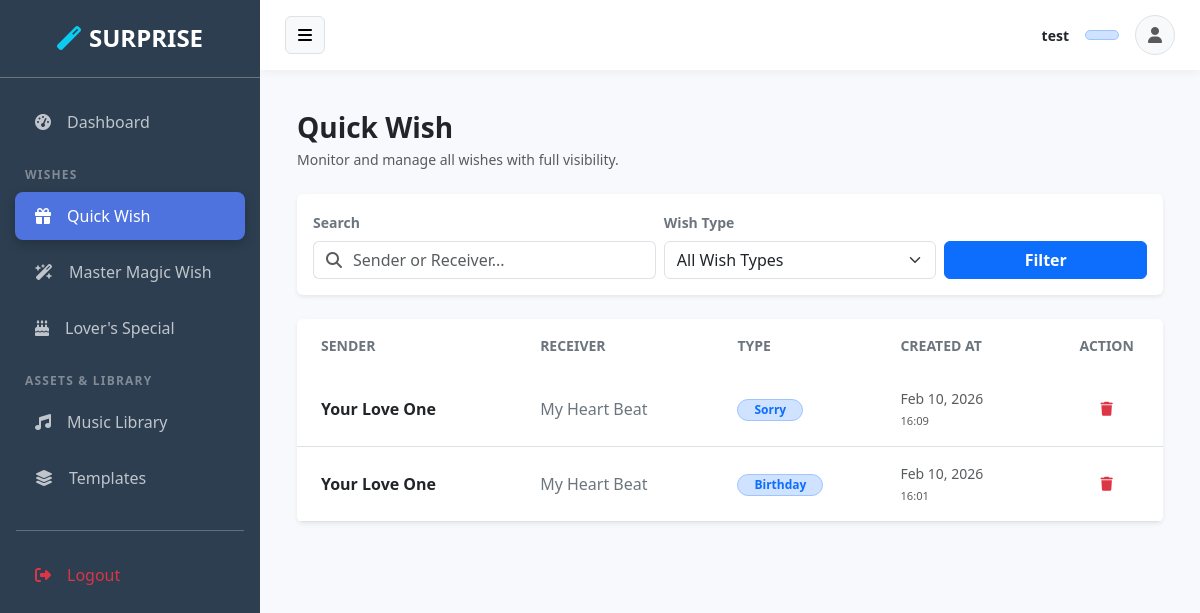
Page /backend/wishes/ (signed in) on the committed database.
### accounts/models.py (models this page shows, shortened)
class CustomUser(AbstractUser):
    profile_picture = models.ImageField(upload_to='profile_pics/', null=True, blank=True)

### magic_wish/models.py (models this page shows, shortened)
class Wish(models.Model):
    id = models.UUIDField(primary_key=True, default=uuid.uuid4, editable=False)
    slug = models.SlugField(max_length=255, unique=True, blank=True, null=True, db_index=True)
    wish_type = models.CharField(max_length=50, default='birthday')
    template_name = models.CharField(max_length=50, default='heart_shape')
    sender_name = models.CharField(max_length=100)
    receiver_name = models.CharField(max_length=100)
    message = models.TextField()
    meta_title = models.CharField(max_length=255, blank=True, null=True)
    meta_description = models.TextField(max_length=200, blank=True, null=True)
    selected_music = models.ForeignKey(MusicLibrary, on_delete=models.SET_NULL, null=True, blank=True)
    custom_music = models.FileField(upload_to='custom_music/', null=True, blank=True)
    created_at = models.DateTimeField(auto_now_add=True)
    class Meta:
        ordering = ['-created_at']

### magic_wish/views.py (the view)
# urls.py: path('backend/wishes/', views.admin_wish_list, name='admin_wish_list'),
@staff_member_required
def admin_wish_list(request):
    query = request.GET.get('q', '')
    wish_type = request.GET.get('type', '')
    wishes = Wish.objects.all().order_by('-created_at')
    if query:
        wishes = wishes.filter(Q(sender_name__icontains=query) | Q(receiver_name__icontains=query))
    if wish_type:
        wishes = wishes.filter(wish_type__iexact=wish_type)
    paginator = Paginator(wishes, 15)
    page_number = request.GET.get('page')
    page_obj = paginator.get_page(page_number)
    return render(request, 'backend/magic_wish/wish_list.html', {
        'wishes': page_obj,
        'query': query,
        'wish_type': wish_type,
        'types': WISH_TYPES_LIST
    })

### wish_generator/context_processors.py (called while the page is built)
def common_types(request):
    return {
        'types': [
            'Birthday', 'Anniversary', 'Love', 'Sorry',
            'Friendship', 'Good Luck', 'Graduation', 'Thank You',
            'New Year', 'Miss You', 'Proposal', 'Festival'
        ]
    }

### templates/backend/magic_wish/wish_list.html (shortened to what this page needs)
{% extends 'backend/base.html' %}
{% block content %}
<div class="container-fluid py-3">
    <div class="mb-4">
        <h3 class="fw-bold text-dark mb-1"> Quick Wish</h3>
        <p class="text-muted small">Monitor and manage all wishes with full visibility.</p>
    </div>
    <div class="card border-0 shadow-sm mb-4">
        <div class="card-body p-3">
            <form method="GET" class="row g-2 align-items-end">
                <div class="col-12 col-md-5">
                    <label class="form-label small fw-bold text-secondary">Search</label>
                    <div class="input-group">
                        <span class="input-group-text bg-white border-end-0 text-muted"><i class="fas fa-search"></i></span>
                        <input type="text" name="q" class="form-control border-start-0 ps-0" placeholder="Sender or Receiver..." value="{{ query }}">
                    </div>
                </div>
                <div class="col-12 col-sm-6 col-md-4">
                    <label class="form-label small fw-bold text-secondary">Wish Type</label>
                    <select name="type" class="form-select">
                        <option value="">All Wish Types</option>
                    </select>
                </div>
                <div class="col-12 col-sm-6 col-md-3">
                    <button type="submit" class="btn btn-primary w-100 fw-bold">Filter</button>
                </div>
            </form>
        </div>
    </div>
    <div class="card border-0 shadow-sm overflow-hidden">
        <div class="card-body p-0">
            <div class="table-responsive d-none d-md-block">
                <table class="table table-hover align-middle mb-0">
                    <thead class="bg-light">
                        <tr>
                            <th class="ps-4 py-3 text-uppercase small fw-bold text-secondary border-0">Sender</th>
                            <th class="py-3 text-uppercase small fw-bold text-secondary border-0">Receiver</th>
                            <th class="py-3 text-uppercase small fw-bold text-secondary border-0">Type</th>
                            <th class="py-3 text-uppercase small fw-bold text-secondary border-0">Created At</th>
                            <th class="py-3 text-uppercase small fw-bold text-secondary border-0 text-center">Action</th>
                        </tr>
                    </thead>
                    <tbody>
                        {% for wish in wishes %}
                        <tr>
                            <td class="ps-4 py-3 fw-bold text-dark">{{ wish.sender_name }}</td>
                            <td class="py-3 text-secondary">{{ wish.receiver_name }}</td>
                            <td class="py-3">
                                <span class="badge rounded-pill bg-primary-subtle text-primary border border-primary-subtle px-3">
                                    {{ wish.wish_type|title }}
                                </span>
                            </td>
                            <td class="py-3 small text-muted">
                                {{ wish.created_at|date:"M d, Y" }} <br>
                                <span style="font-size: 0.7rem;">{{ wish.created_at|date:"H:i" }}</span>
                            </td>
                            <td class="py-3 text-center">
                                <button class="btn btn-sm btn-outline-danger border-0 rounded-circle"
                                        onclick="confirmDeleteWish('{{ wish.id }}', '{{ wish.sender_name }}')">
                                    <i class="fas fa-trash"></i>
                                </button>
                            </td>
                        </tr>
                        {% endfor %}
                    </tbody>
                </table>
            </div>
        </div>
    </div>
</div>
{% endblock %}

### templates/backend/base.html (shortened to what this page needs)
<!DOCTYPE html>
<html lang="en">
<head>
    <link href="https://cdn.jsdelivr.net/npm/bootstrap@5.3.0/dist/css/bootstrap.min.css" rel="stylesheet">
    <link rel="stylesheet" href="https://cdnjs.cloudflare.com/ajax/libs/font-awesome/6.4.0/css/all.min.css">
</head>
<body>
<div class="d-flex">
    <nav id="sidebar">
        <div class="p-4 text-center border-bottom border-secondary mb-3">
            <h4 class="fw-bold m-0"><i class="fas fa-magic me-2 text-info"></i>SURPRISE</h4>
        </div>
        <div class="nav flex-column mb-4">
            <a href="{% url 'admin_dashboard' %}" class="nav-link {% if request.resolver_match.url_name == 'admin_dashboard' %}active{% endif %}">
                <i class="fas fa-tachometer-alt me-3"></i> Dashboard
            </a>
            <div class="mt-3 mb-1 section-label text-uppercase fw-bold">Wishes</div>
            <a href="{% url 'admin_wish_list' %}" class="nav-link {% if request.resolver_match.view_name == 'admin_wish_list' %}active{% endif %}">
                <i class="fas fa-gift me-3"></i> Quick Wish
            </a>
            <a href="{% url 'admin_interactive_list' %}" class="nav-link {% if request.resolver_match.url_name == 'admin_interactive_list' %}active{% endif %}">
                <i class="fas fa-wand-magic-sparkles me-3"></i> Master Magic Wish
            </a>
            <a href="{% url 'birthday:admin_wish_list' %}" class="nav-link {% if request.resolver_match.view_name == 'birthday:admin_wish_list' %}active{% endif %}">
                <i class="fas fa-birthday-cake me-3"></i> Lover's Special
            </a>
            <div class="mt-3 mb-1 section-label text-uppercase fw-bold">Assets & Library</div>
            <a href="{% url 'admin_music_list' %}" class="nav-link {% if request.resolver_match.url_name == 'admin_music_list' %}active{% endif %}">
                <i class="fas fa-music me-3"></i> Music Library
            </a>
            <a href="{% url 'admin_template_list' %}" class="nav-link {% if request.resolver_match.url_name == 'admin_template_list' %}active{% endif %}">
                <i class="fas fa-layer-group me-3"></i> Templates
            </a>
            <hr class="bg-secondary mx-3 mt-4">
            <a href="{% url 'admin_logout' %}" class="nav-link text-danger">
                <i class="fas fa-sign-out-alt me-3"></i> Logout
            </a>
        </div>
    </nav>
    <div id="content">
        <div class="top-navbar">
            <div class="d-flex align-items-center">
                <button class="btn btn-light border me-3" id="sidebarToggle">
                    <i class="fas fa-bars"></i>
                </button>
            </div>
            <div class="d-flex align-items-center">
                <div class="text-end me-3 user-info-text">
                    <p class="m-0 small fw-bold text-dark">{{ request.user.username }}</p>
                </div>
                <span class="badge bg-primary-subtle text-primary me-3 border border-primary-subtle px-3 d-none d-sm-inline-block">
                </span>
                {% if request.user.profile_picture %}
                    <img src="{{ request.user.profile_picture.url }}" class="rounded-circle border" width="40" height="40" style="object-fit: cover;">
                {% else %}
                    <div class="bg-light rounded-circle d-flex align-items-center justify-content-center border" style="width: 40px; height: 40px;">
                        <i class="fas fa-user text-muted"></i>
                    </div>
                {% endif %}
            </div>
        </div>
        <div class="main-container">
            {% block content %}
            {% endblock %}
        </div>
    </div>
</div>
</body>
</html>

### templates/backend/base.html (style rules this page uses)
:root { --sidebar-width: 260px; --top-nav-height: 70px; --primary-color: #4e73df; --dark-bg: #2c3e50; }
body { background-color: #f8f9fc; overflow-x: hidden; font-family: 'Segoe UI', Tahoma, Geneva, Verdana, sans-serif; }
#sidebar { width: var(--sidebar-width); height: 100vh; position: fixed; left: 0; top: 0; background: var(--dark-bg); color: white; transition: all 0.3s cubic-bezier(0.4, 0, 0.2, 1); z-index: 1050; }
#sidebar .nav-link { color: rgba(255,255,255,0.7); padding: 12px 20px; margin: 4px 15px; border-radius: 8px; transition: all 0.2s; display: flex; align-items: center; text-decoration: none; }
#sidebar .nav-link.active { color: white; background: var(--primary-color); box-shadow: 0 4px 12px rgba(0,0,0,0.2); }
#content { margin-left: var(--sidebar-width); width: calc(100% - var(--sidebar-width)); min-height: 100vh; transition: all 0.3s ease; }
.top-navbar { height: var(--top-nav-height); background: white; box-shadow: 0 2px 10px rgba(0,0,0,0.05); display: flex; align-items: center; padding: 0 25px; justify-content: space-between; position: sticky; top: 0; z-index: 999; }
.main-container { padding: 25px; }
.section-label { font-size: 0.75rem; letter-spacing: 1.2px; color: rgba(255,255,255,0.4); padding-left: 25px; }

### rows in the picture
CustomUser: user.username "test"
Wish: sender_name "Your Love One", receiver_name "My Heart Beat", wish_type "Sorry", created_at "Feb 10, 2026", created_at "16:09"
Wish: sender_name "Your Love One", receiver_name "My Heart Beat", wish_type "Birthday", created_at "Feb 10, 2026", created_at "16:01"
